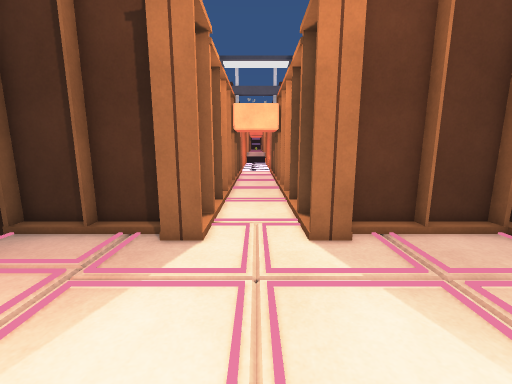
[1] (above)

18 first-person views from a walk through a scene from a Unity 3-D project. The camera is 1.4 m above the floor, tilts 10° down and sees 90° across. Doors are open. The floor is counted in squares, 0.5 m on a side. Each view is taken from the middle of a square. On the plan, view 1 faces up. The plan holds only what a view shows up to about 19 squares ahead; the rest is blank. The place goes on beyond the plan. The player character is not drawn.

[2]
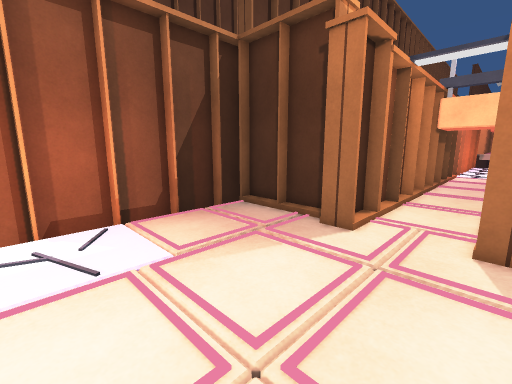

[3]
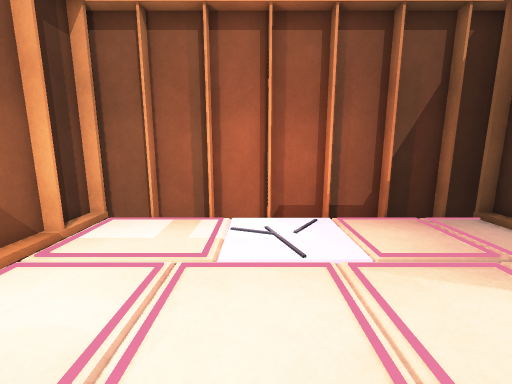

[4]
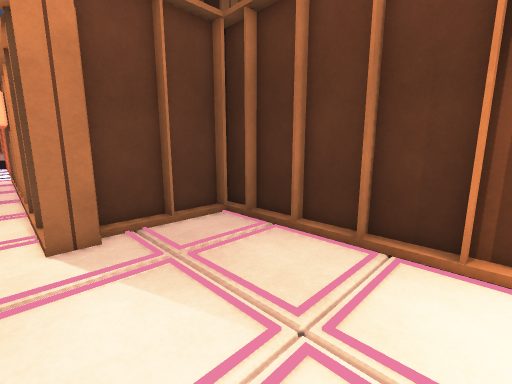

[5]
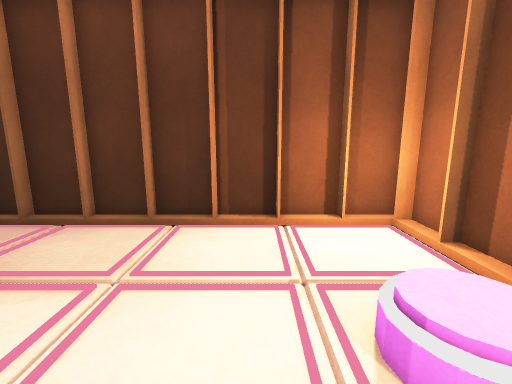

[6]
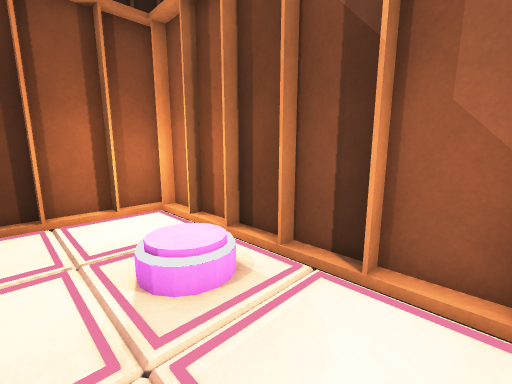

[7]
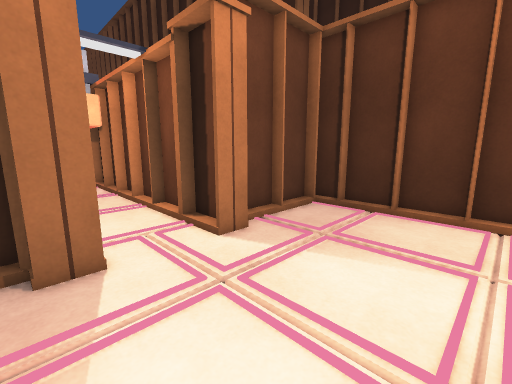

[8]
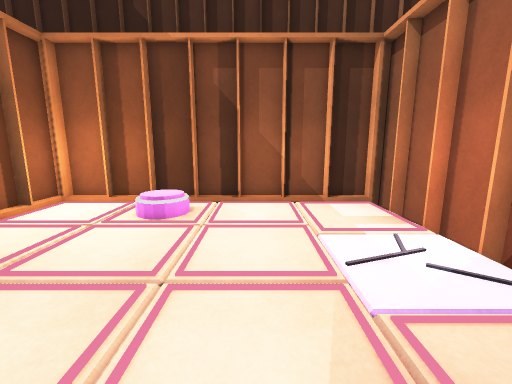

[9]
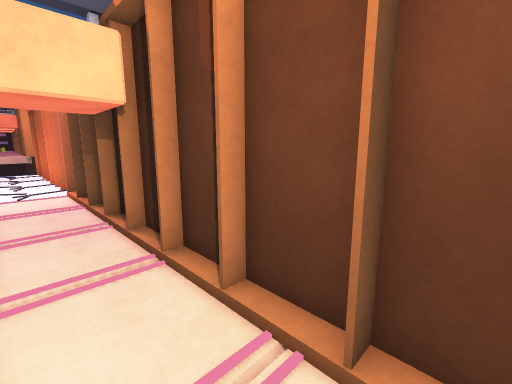

[10]
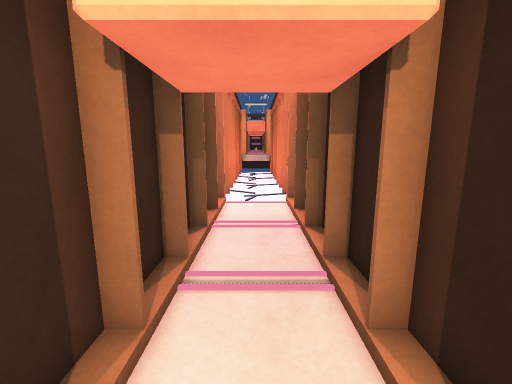

[11]
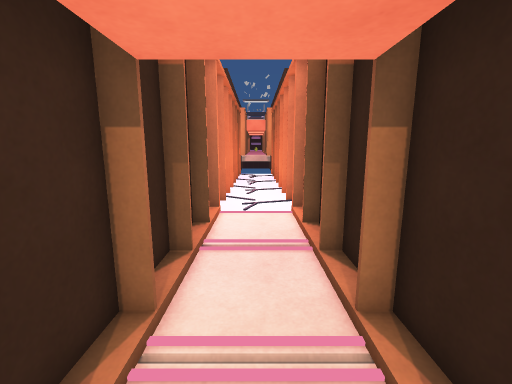

[12]
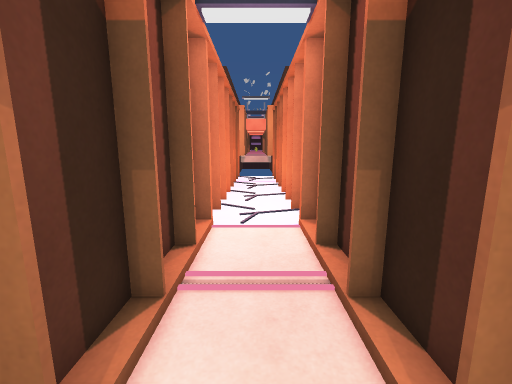

[13]
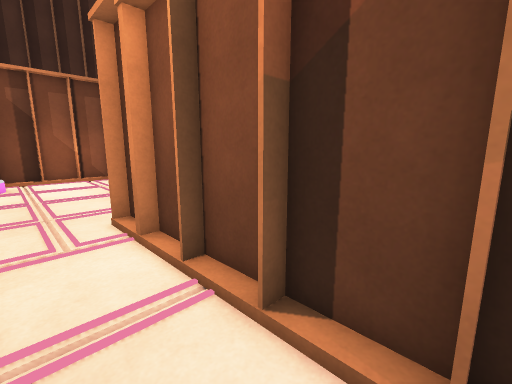

[14]
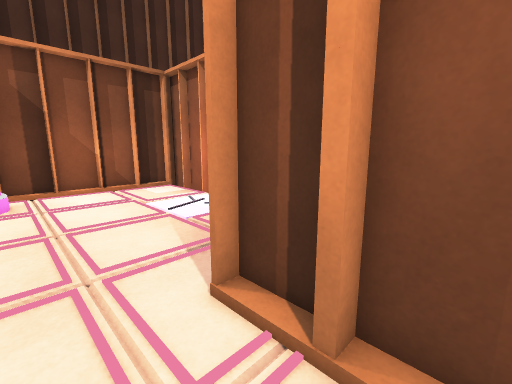

[15]
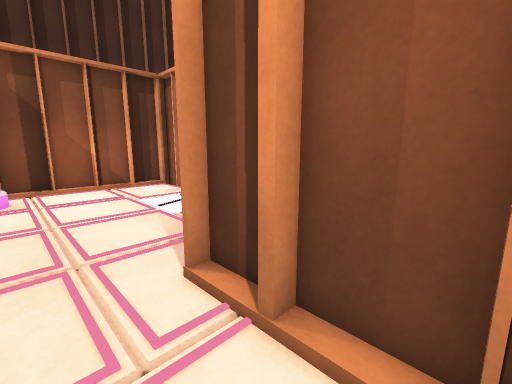

[16]
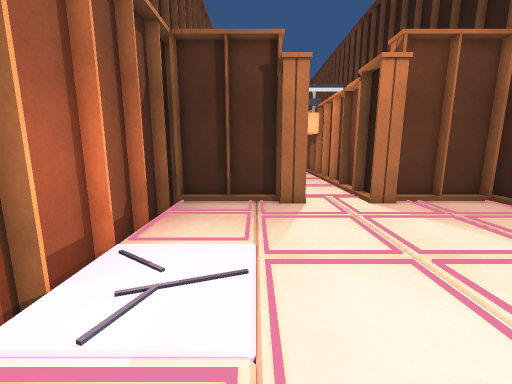

[17]
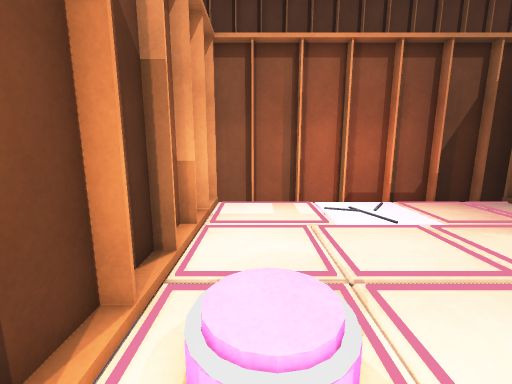

[18]
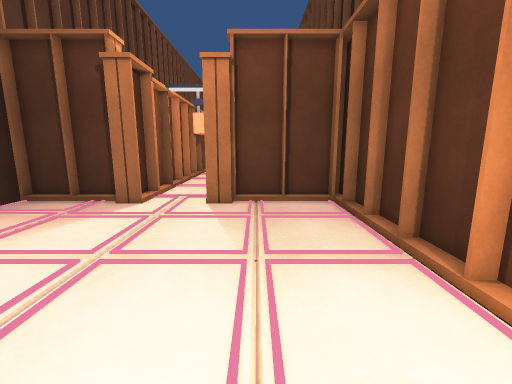

### Floor plan
Key: @ floor where view 1 was taken; # wall or solid block; . main floor; : floor 0.25 m higher than the main floor; / step, stairs or slope; v drop or lower ground; O other object.
Columns run from 9 left of view 1 to 9 right of it. Each row starts with its distance up from view 1.
 31        #   #
 30        #...#
 29        #...#
 28        #   #
 27        #   #
 26        #   #
 25        #   #
 24        #   #
 23        #   #
 22        #   #
 21        #   #
 20        # . #
 19        #   #
 18        # . #
 17        #  .#
 16        # . #
 15        #   #
 14        #   #
 13        #   #
 12        #  .#
 11        #. .#
 10       ##   ##
  9 ##    OO   OO    ##
  8 #OOOOOOO   OOOOOOO#
  7 #v     O   O     ##
  6 #      .         /#
  5 #                /#
  4 #v               /#
  3 #                /#
  2 #v....           ##
  1 #v.....          /#
  0 #v....   @       ##
 -1 #v....    ..     ##
 -2 #v..... .        /#
 -3 #v               ##
 -4 #                /#
 -5 #v   .       ..  ##
 -6 #                /#
 -7 ##/#///////://///##
 -8 ###################

Where each view was taken, in squares from view 1:
view 1: 0 up, 0 right, facing up
view 2: 1 down, 2 right, facing up-left
view 3: 1 down, 2 right, facing left
view 4: 1 down, 1 right, facing up-right
view 5: 2 down, 1 left, facing right
view 6: 2 down, 3 left, facing down-right
view 7: 1 up, 3 left, facing up-right
view 8: 6 up, 2 left, facing down
view 9: 11 up, 1 left, facing up-right
view 10: 16 up, 0 right, facing up
view 11: 18 up, 0 right, facing up
view 12: 20 up, 0 right, facing up
view 13: 17 up, 1 right, facing down-left
view 14: 11 up, 1 right, facing down-left
view 15: 12 up, 1 right, facing down-left
view 16: 5 down, 4 left, facing up
view 17: 5 down, 5 right, facing left
view 18: 5 down, 4 right, facing up
